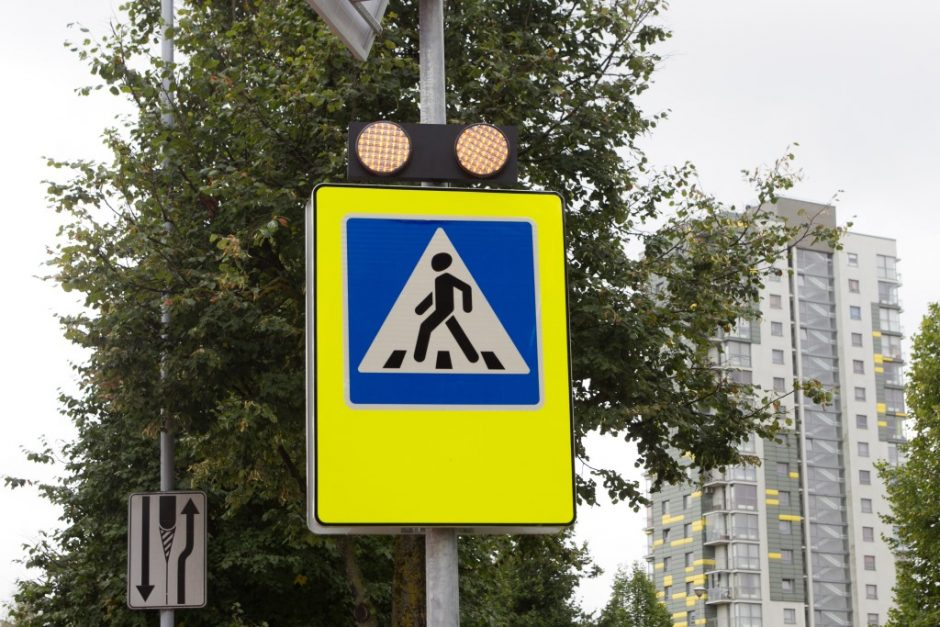
#> input picture Computer vision/OpenCV/04.jpg, 940 x 627 px
$ python 'Template matching.py'
#> lines starting #> are read from the running program, lines starting #| are printed output that depends on the picture
# -*- coding: utf-8 -*-
"""
Created on Tue May 13 23:02:24 2017

@author: Anu
"""

#import sys, os, time
#import glob

import numpy as np
from matplotlib import pyplot as plt
plt.ion()

#plt.rcParams['image.interpolation'] = 'nearest'
#plt.rcParams['image.cmap'] = 'gray'

import cv2
###################


img1=plt.imread('04.jpg')
#> img1 is the input picture: shape (627, 940, 3); mean R, G, B 135.2, 137.3, 113
img_fil = cv2.bilateralFilter(img1, 10, 75, 75)
img=cv2.cvtColor(img_fil, cv2.COLOR_BGR2GRAY)
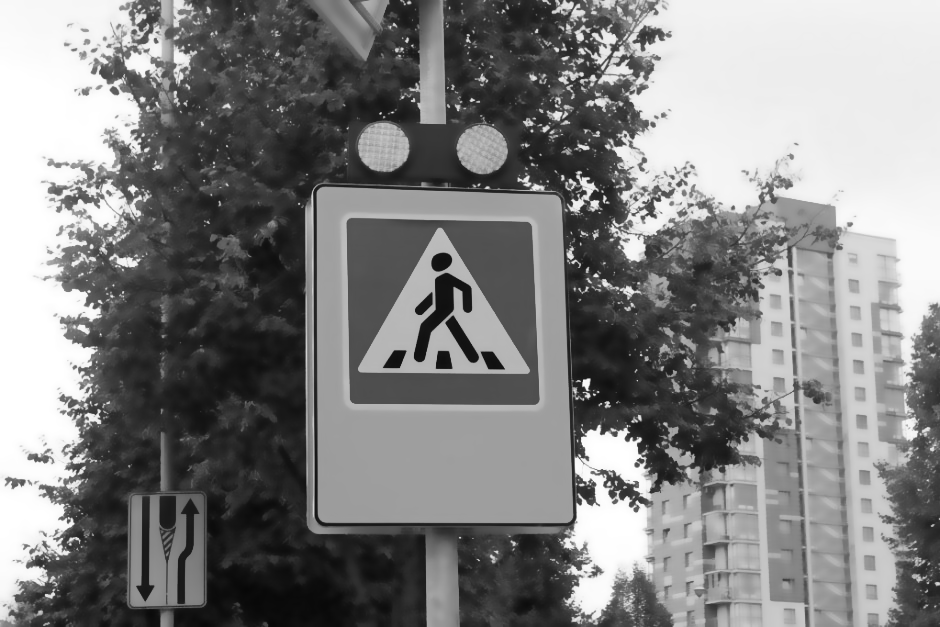
#> img: shape (627, 940); min 7, max 255, mean 129.7

template=np.uint8(plt.imread('template.png')[:,:,0]*255)
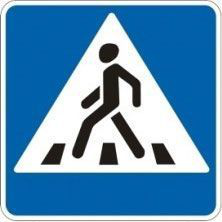
#> input picture Computer vision/OpenCV/template.png, 222 x 222 px
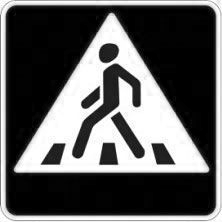
#> template: shape (222, 222); min 0, max 255, mean 92

data=[]
for size in np.arange(0.3, 1, 0.2):

    template1 = cv2.resize(template,None,fx=size, fy=size, interpolation = cv2.INTER_CUBIC)
    h, w = template1.shape

    res = cv2.matchTemplate(img,template1,cv2.TM_CCOEFF_NORMED)
    min_val, max_val, min_loc, max_loc = cv2.minMaxLoc(res)
    data.append([h, w, max_val, max_loc[0],max_loc[1]])

    equal=cv2.flip(template1,1)
    res = cv2.matchTemplate(img,equal,cv2.TM_CCOEFF_NORMED)
    min_val, max_val, min_loc, max_loc = cv2.minMaxLoc(res)
    data.append([h, w, max_val, max_loc[0],max_loc[1]])
#> this loop made 4 passes
#> pass 1, `res = cv2.matchTemplate(img,template1,cv2.TM_CCOEFF_NORMED)`:
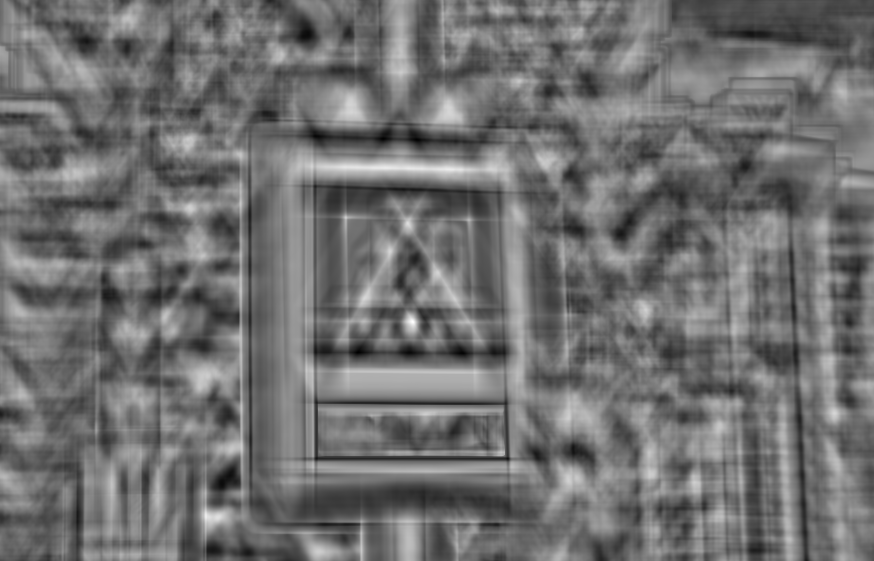
#> res: shape (561, 874) float32; min -0.356, max 0.435, mean -0.00743; drawn with min black and max white
#> pass 1, `equal=cv2.flip(template1,1)`:
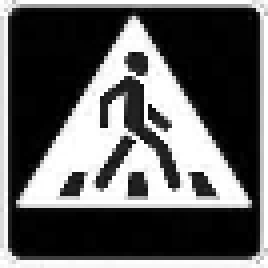
#> equal: shape (67, 67) (shown 4 times larger); min 0, max 255, mean 95.5
#> after the loop:
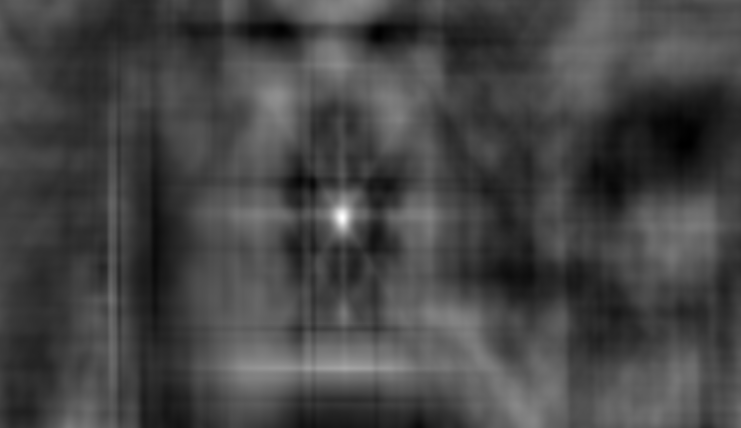
#> res: shape (428, 741) float32; min -0.251, max 0.639, mean -0.00967; drawn with min black and max white
#> after the loop:
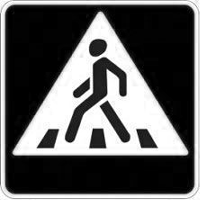
#> template1: shape (200, 200); min 0, max 255, mean 92.1
#> after the loop, data = [[67, 67, 0.435, 412, 321], [67, 67, 0.418, 412, 321], [111, 111, 0.366, 313, 81], [111, 111, 0.371, 555, 397], [155, 155, 0.331, 362, 217], [155, 155, 0.318, 345, 253], [200, 200, 0.676, 343, 216], [200, 200, 0.639, 342, 217]]

data1= np.array(data)
#> data1 has the same summary as data
column= np.argmax(data1[:,2])
#> column = 6
h= data1[column, 0].astype(int)
w= data1[column, 1].astype(int)
max_val= data1[column, 2]
#> max_val = 0.676
max_loc= data1[column, 3:5]
#> max_loc = [343, 216]
max_loc= max_loc.astype(int)
top_left= tuple(max_loc)
#> top_left = (343, 216)

bottom_right = (top_left[0] + w, top_left[1] + h)
#> bottom_right = (543, 416)
cv2.rectangle(img1,top_left, bottom_right, 255,3)

plt.figure()
plt.imshow(img1)
